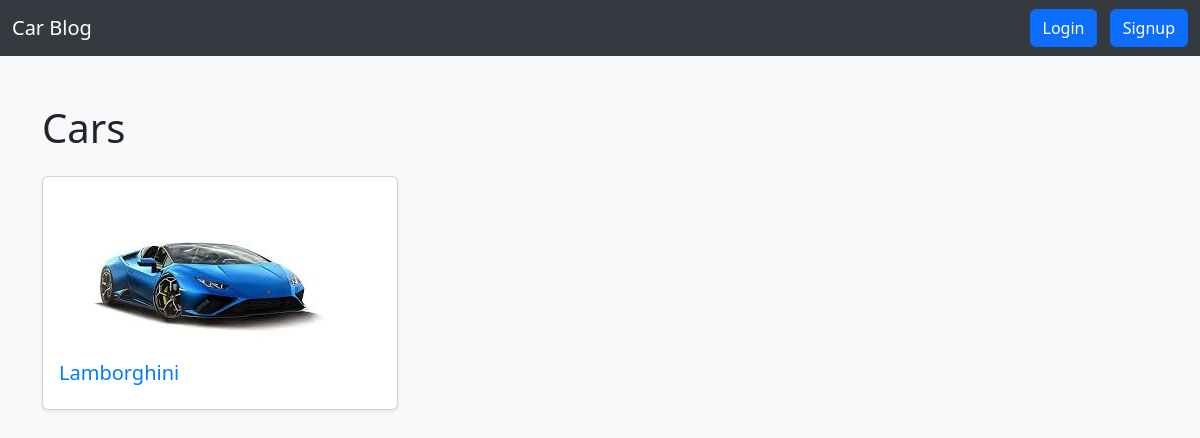
The page / on the database its author committed.
### Cars/models.py (models this page shows)
class Car_details(models.Model):
    content = models.TextField()
    Car_Model = models.CharField(max_length=100, blank=False, null=False)
    car_Price = models.IntegerField(max_length=15, blank=False, null=False)
    car_photo=models.ImageField(upload_to='carPhoto/',null=True,blank=True)
    uploaded_at = models.DateTimeField(auto_now_add=True)
    car_Name = models.CharField(max_length=100, blank=False, null=False )

### Cars/views.py (the view)
# urls.py: 2. Add a URL to urlpatterns:  path('', views.home, name='home')
def home(request):
    cars = Car_details.objects.all()
    return render(request, 'home.html', {'cars': cars})

### templates/home.html (shortened to what this page needs)
<!DOCTYPE html>
<html lang="en">
<head>
    <link href="https://cdn.jsdelivr.net/npm/bootstrap@5.3.0/dist/css/bootstrap.min.css" rel="stylesheet">
</head>
<body>
    <nav class="navbar navbar-expand-lg navbar-dark">
        <div class="container-fluid">
            <a class="navbar-brand" href="{% url 'home' %}">Car Blog</a>
            <div class="ms-auto">
                {% if user.is_authenticated %}
                <span class="navbar-text me-3">Welcome {{user.username}}</span>
                <a href="{% url 'logout' %}" class="btn btn-secondary">Logout</a>
                {% else %}
                <a href="{% url 'login' %}" class="btn btn-primary me-2">Login</a>
                <a href="{% url 'signup' %}" class="btn btn-primary">Signup</a>
                {% endif %}
            </div>
        </div>
    </nav>
    <div class="container mt-5">
        <h1 class="mb-4">Cars</h1>
        <div class="row">
            {% for car in cars %}
            <div class="col-md-4">
                <div class="card shadow-sm">
                    <div class="card-body">
                        <a href="{% if user.is_authenticated %}{% url 'viewDetails' car.id %}{% else %}{% url 'login' %}{% endif %}">
                            <img src="{{car.car_photo.url}}" alt="{{ car.car_Name }}" class="car-image img-fluid">
                            <h5 class="card-title">{{ car.car_Name }}</h5>
                        </a>
                    </div>
                </div>
            </div>
            {% endfor %}
        </div>
    </div>
</body>
</html>

### templates/home.html (style rules this page uses)
body { background-color: #f8f9fa; }
.navbar { background-color: #343a40; }
.navbar-brand, .nav-link { color: white !important; }
.card { margin-bottom: 20px; }
.card a { text-decoration: none; color: #007bff; }

### rows shown on the page
Car_details: car_photo (picture), car_Name "Lamborghini"
